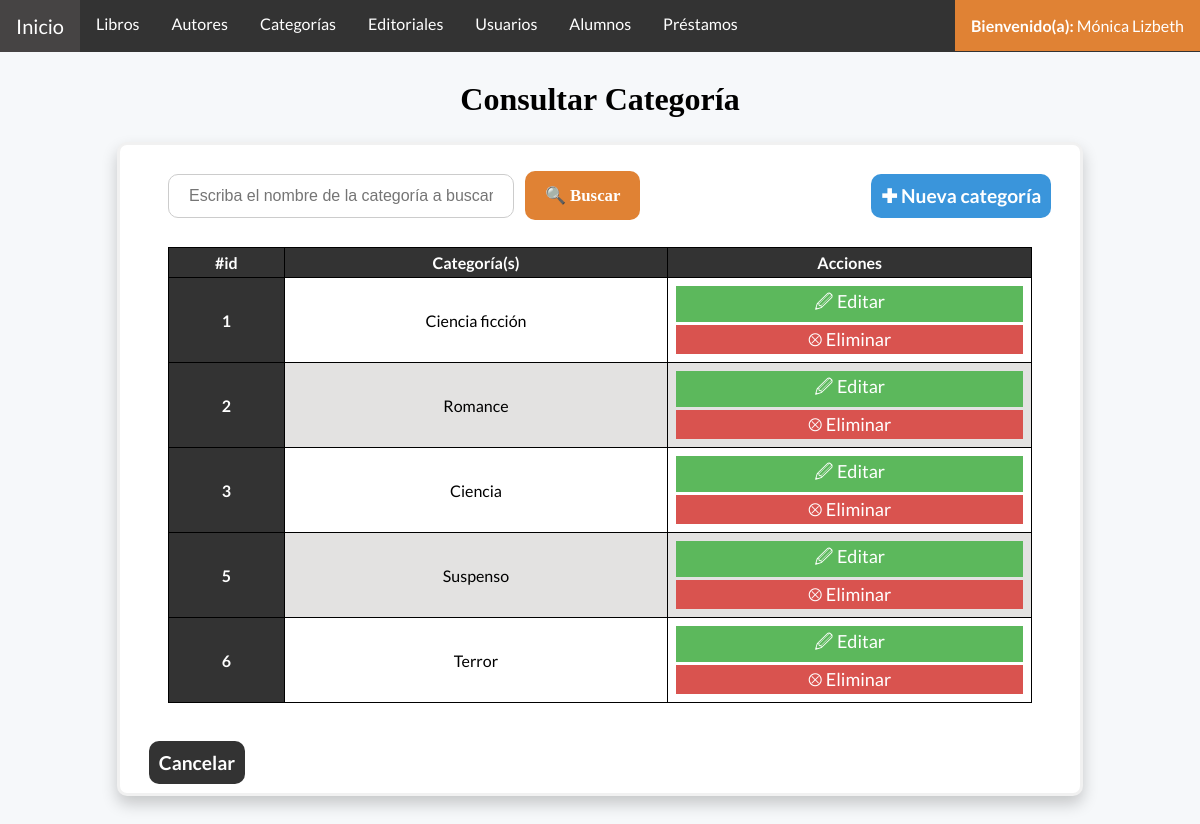
/categoriaConsultar.php (signed in), run on the app's committed database.
### tables this page shows
CREATE TABLE `categorias` (
  `idCategoria` int(11) NOT NULL AUTO_INCREMENT,
  `categoria` varchar(60) NOT NULL,
  `status` varchar(20) NOT NULL,
  PRIMARY KEY (`idCategoria`)
);

### Conexion.php (called while the page is built, shortened)
<?php
    class Server {
        public $server;
        public $user;
        public $pass;
        public $db;
        public $conexion;
        public function conectar() {
            $this->conexion = new mysqli( $this->server, $this->user, $this->pass, $this->db );
        }
        public function consultarTabla($tabla, $condiciones = null) {
            if ($condiciones === null) {
                $sql = "Select * FROM $tabla WHERE status = 'Activo';";
            }else {
                $sql = "Select * FROM $tabla WHERE $condiciones status = 'Activo';";
            }
            return $this->conexion->query($sql);
        }
    }
    $server = new Server;
    $server->server = "127.0.0.1";
    $server->user = "root";
    $server->pass = "";
    $server->db = "bd_biblioteca";
?>

### categoriaConsultar.php (the view, shortened to what this page needs)
<?php
    include_once ('Conexion.php');
    if(isset($_POST["categoria"])){
        $categoria = $_POST["categoria"];
        $datos = $server->buscarCategoria($categoria);
    }else{
        $datos = $server->consultarTabla("categorias");
    }
?>
<!DOCTYPE html>
<html lang="es">
<head>
    <link href="css/Estilo.css" rel="stylesheet">
</head>
<body>
    <?php
    include("barraNavegacion.php");
    ?>
    <header>
        <div class="titulo">
            <h1>Consultar Categoría</h1>
        </div>
    </header>
    <div class = "frmFormulario">
    <a class ="agregar" href="categoriaAgregar.php">✚ Nueva categoría</a>
    <div class="frmMargen2">
        <form class = "frmBuscar" method="post" action= 'categoriaConsultar.php'>
            <input placeholder = "Escriba el nombre de la categoría a buscar" name="categoria" type="text" pattern="[\wñá-ú]+" required>
            <button type="submit" name="buscar">🔍 Buscar</button>
        </form>
        <div class = "tablaDatos">
            <table>
                <thead>
                    <tr>
                        <th scope="col">#id</th>
                        <th scope="col">Categoría(s)</th>
                        <th scope="col">Acciones</th>
                    </tr>
                </thead>
                <tbody>
                    <?php
                        while($fila = mysqli_fetch_array($datos)){
                            echo "<tr>";
                            echo "<th scope='row'>".$fila['idCategoria']."</th>";
                            echo "<td>".$fila['categoria']."</td>";
                            echo "<td>
                                    <a class='btnEditar' href='categoriaModificar.php?id=".$fila['idCategoria']."'>🖉 Editar</a>
                                    <a class='btnEliminar' href='categoriaDeshabilitar.php?id=".$fila['idCategoria']."'>⮾ Eliminar</a>
                                </td>";
                            echo "</tr>";
                        }
                    ?>
                </tbody>
            </table>
        </div>
        </div>
        <a class = "cancel" href="categoriaConsultar.php">Cancelar</a>
        <br><br>
    </div>
</body>
</html>

### css/Estilo.css (style rules this page uses)
body { margin: 0; padding: 0; background-color: #F6F8FA; font-family: 'Lato', sans-serif; }
.frmFormulario, .inicio { background-color: white; border: 3px solid #f1f1f1; margin: 5%; margin-top: 2%; margin-right: auto; margin-left: auto; width: 80%; border-radius: 10px; box-shadow: 0px 8px 16px 0px rgba(0,0,0,0.2); ; }
.frmFormulario input[type=text],.frmFormulario input[type=password], .frmFormulario input[type=email], .frmFormulario textarea, .frmFormulario input[type=number], .frmFormulario input[type=date], .frmFormulario select { width: 100%; padding: 12px 20px; margin: 8px 0; display: inline-block; border: 1px solid #ccc; box-sizing: border-box; font-size: 16px; resize: none; }
.frmFormulario button { background-color:#e08234; color: white; padding: 14px 20px; margin: 8px 0; border: none; cursor: pointer; width: 100%; margin-top: 3%; font-family: 'Times New Roman', Times, serif; }
.frmFormulario label, .frmFormulario button { font-weight: bold; font-size: larger; }
h4,h3,h2,h1 { text-align: center; font-family: 'Cambria', Times, serif; }
.frmMargen, .frmMargen2 { margin: 10%; margin-top: 5%; margin-bottom: 5%; }
.frmMargen2 { margin: 5%; margin-top: 0; }
.tablaDatos table { width: 100%; border-collapse: collapse; text-align: center; border-radius: 10px; margin-top: 1%; margin-bottom: 3%; margin-right: auto; margin-left: auto; }
.tablaDatos thead, .tablaDatos th { background-color: #333; color: #ffffff; }
.tablaDatos th, .tablaDatos td { border: #000000 1px solid; padding: 5px; }
.tablaDatos tr:nth-child(even) { background-color: #85807d3b; }
.frmBuscar { font-size: 14px; }
.frmBuscar input[type=text] { width: 40%; border-radius: 10px; }
.frmBuscar button { width: auto; height: auto; border-radius: 10px; margin-left: 1%; }
.cancel, .agregar { color: #ffff; text-decoration: none; font-size: larger; padding: 10px 10px; margin: 3%; border-radius: 10px; font-weight: bold; }
.cancel { background-color: #333; }
.agregar { float:right; background-color: #3a95db; }
.btnEditar, .btnEliminar, .btnDetalles { color: #ffff; text-decoration: none; padding: 3px; margin: 3px; display: block; text-align: center; font-size: large; }
.btnEliminar { background-color: #D9534F; }
.btnEditar { background-color: #5CB85C; }

### data on the page
categorias: idCategoria "1", categoria "Ciencia ficción"
categorias: idCategoria "2", categoria "Romance"
categorias: idCategoria "3", categoria "Ciencia"
categorias: idCategoria "5", categoria "Suspenso"
categorias: idCategoria "6", categoria "Terror"

### other printed values
$_SESSION['nombres'] "Mónica Lizbeth"
